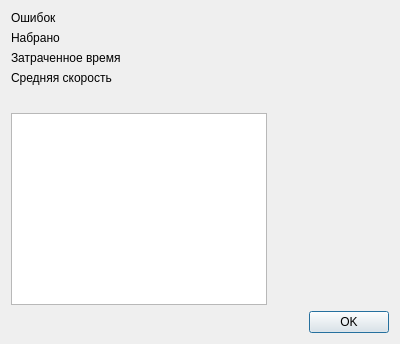
<?xml version="1.0" encoding="UTF-8"?>
<ui version="4.0">
 <class>TResults</class>
 <widget class="QDialog" name="TResults">
  <property name="windowModality">
   <enum>Qt::ApplicationModal</enum>
  </property>
  <property name="geometry">
   <rect>
    <x>0</x>
    <y>0</y>
    <width>400</width>
    <height>344</height>
   </rect>
  </property>
  <property name="windowTitle">
   <string>Dialog</string>
  </property>
  <property name="windowIcon">
   <iconset resource="res.qrc">
    <normaloff>:/images/icon</normaloff>:/images/icon</iconset>
  </property>
  <property name="modal">
   <bool>true</bool>
  </property>
  <layout class="QVBoxLayout" name="verticalLayout_2">
   <item>
    <layout class="QVBoxLayout" name="verticalLayout">
     <item>
      <layout class="QFormLayout" name="formLayout">
       <item row="0" column="0">
        <widget class="QLabel" name="label">
         <property name="text">
          <string>Ошибок</string>
         </property>
        </widget>
       </item>
       <item row="0" column="1">
        <widget class="QLabel" name="lblErrors">
         <property name="text">
          <string/>
         </property>
        </widget>
       </item>
       <item row="1" column="0">
        <widget class="QLabel" name="label_2">
         <property name="text">
          <string>Набрано</string>
         </property>
        </widget>
       </item>
       <item row="1" column="1">
        <widget class="QLabel" name="lblAmount">
         <property name="text">
          <string/>
         </property>
        </widget>
       </item>
       <item row="2" column="0">
        <widget class="QLabel" name="label_3">
         <property name="text">
          <string>Затраченное время</string>
         </property>
        </widget>
       </item>
       <item row="2" column="1">
        <widget class="QLabel" name="lblTime">
         <property name="text">
          <string/>
         </property>
        </widget>
       </item>
       <item row="3" column="0">
        <widget class="QLabel" name="label_4">
         <property name="text">
          <string>Средняя скорость</string>
         </property>
        </widget>
       </item>
       <item row="3" column="1">
        <widget class="QLabel" name="lblSpeed">
         <property name="text">
          <string/>
         </property>
        </widget>
       </item>
      </layout>
     </item>
     <item>
      <widget class="QGraphicsView" name="graph">
       <property name="sizePolicy">
        <sizepolicy hsizetype="Fixed" vsizetype="Fixed">
         <horstretch>0</horstretch>
         <verstretch>0</verstretch>
        </sizepolicy>
       </property>
      </widget>
     </item>
     <item>
      <widget class="QDialogButtonBox" name="buttonBox">
       <property name="orientation">
        <enum>Qt::Horizontal</enum>
       </property>
       <property name="standardButtons">
        <set>QDialogButtonBox::Ok</set>
       </property>
       <property name="centerButtons">
        <bool>false</bool>
       </property>
      </widget>
     </item>
    </layout>
   </item>
  </layout>
 </widget>
 <resources>
  <include location="res.qrc"/>
 </resources>
 <connections>
  <connection>
   <sender>buttonBox</sender>
   <signal>accepted()</signal>
   <receiver>TResults</receiver>
   <slot>accept()</slot>
   <hints>
    <hint type="sourcelabel">
     <x>248</x>
     <y>254</y>
    </hint>
    <hint type="destinationlabel">
     <x>157</x>
     <y>274</y>
    </hint>
   </hints>
  </connection>
  <connection>
   <sender>buttonBox</sender>
   <signal>rejected()</signal>
   <receiver>TResults</receiver>
   <slot>reject()</slot>
   <hints>
    <hint type="sourcelabel">
     <x>316</x>
     <y>260</y>
    </hint>
    <hint type="destinationlabel">
     <x>286</x>
     <y>274</y>
    </hint>
   </hints>
  </connection>
 </connections>
</ui>
